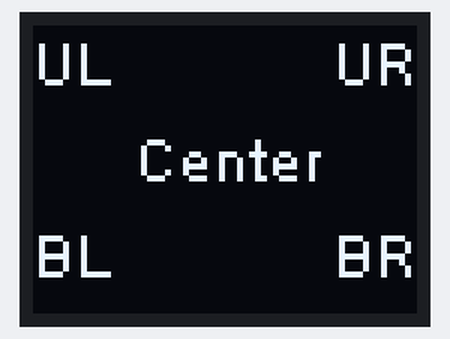
Bench run of a sketch on a simulated ESP8266 (Wemos D1 mini). Parts: 64×48 one-colour display.

Above: at 3.1 s.

The sketch:

Stack_OLED.ino
```cpp
#include "SSD1306Wire.h"
const int OLED_SDA = D2, OLED_SCL = D1;
SSD1306Wire display(0x3c, OLED_SDA, OLED_SCL, GEOMETRY_64_48);// 64x48 screen

void initScreen() {
    display.init();
    //display.flipScreenVertically();
    display.setFont(ArialMT_Plain_10);
    display.clear();
    display.setTextAlignment(TEXT_ALIGN_LEFT  );  display.drawString( 0,  0, "UL");
    display.setTextAlignment(TEXT_ALIGN_RIGHT );  display.drawString(64,  0, "UR");
    display.setTextAlignment(TEXT_ALIGN_CENTER);  display.drawString(32, 16, "Center");
    display.setTextAlignment(TEXT_ALIGN_LEFT  );  display.drawString( 0, 32, "BL");
    display.setTextAlignment(TEXT_ALIGN_RIGHT );  display.drawString(64, 32, "BR");
    delay(3000);
    display.display();// write the buffer to the display
}

void setup() {
  // put your setup code here, to run once:
  initScreen();
}

void loop() {
  // put your main code here, to run repeatedly:

}
```
